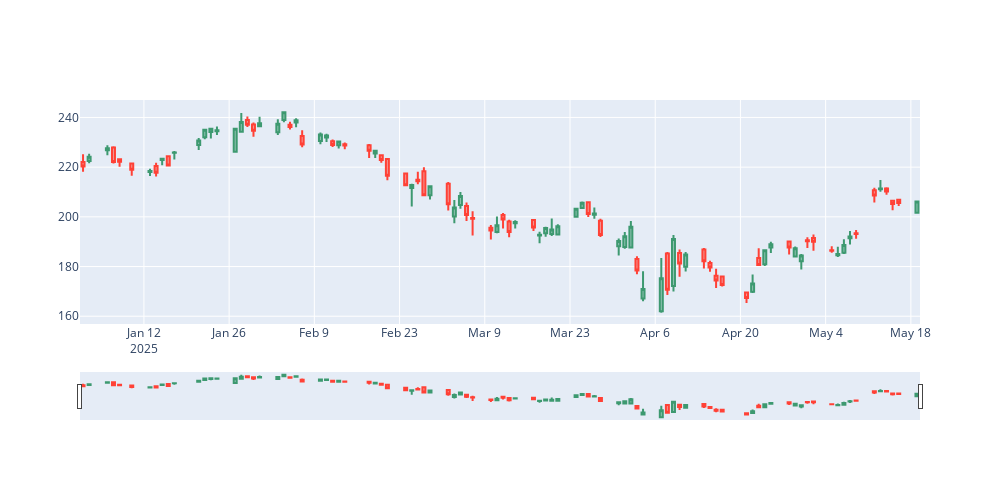

Write notebook code for a chart like this one.
### Code cell
fig = go.Figure(data=[go.Candlestick(x=data.index,
                open=data['Open'],
                high=data['High'],
                low=data['Low'],
                close=data['Close'])])
fig.update_layout(
    autosize=False,
    width=1000,
    height=500)

fig.show()
